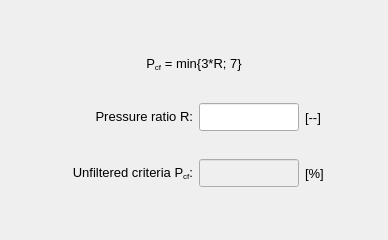
        <widget class="QWidget" name="tab_unfiltered_criteria">
         <attribute name="title">
          <string>At cylinder flanges</string>
         </attribute>
         <layout class="QGridLayout" name="gridLayout_12">
          <property name="leftMargin">
           <number>4</number>
          </property>
          <property name="topMargin">
           <number>4</number>
          </property>
          <property name="rightMargin">
           <number>4</number>
          </property>
          <property name="bottomMargin">
           <number>4</number>
          </property>
          <property name="verticalSpacing">
           <number>10</number>
          </property>
          <item row="1" column="0">
           <widget class="QFrame" name="frame_13">
            <property name="minimumSize">
             <size>
              <width>0</width>
              <height>40</height>
             </size>
            </property>
            <property name="maximumSize">
             <size>
              <width>16777215</width>
              <height>16777215</height>
             </size>
            </property>
            <property name="frameShape">
             <enum>QFrame::Shape::NoFrame</enum>
            </property>
            <property name="frameShadow">
             <enum>QFrame::Shadow::Raised</enum>
            </property>
            <layout class="QGridLayout" name="gridLayout_14">
             <property name="leftMargin">
              <number>2</number>
             </property>
             <property name="topMargin">
              <number>2</number>
             </property>
             <property name="rightMargin">
              <number>2</number>
             </property>
             <property name="bottomMargin">
              <number>2</number>
             </property>
             <property name="spacing">
              <number>2</number>
             </property>
             <item row="0" column="0">
              <widget class="QLabel" name="label_11">
               <property name="maximumSize">
                <size>
                 <width>16777215</width>
                 <height>16777215</height>
                </size>
               </property>
               <property name="font">
                <font>
                 <pointsize>10</pointsize>
                </font>
               </property>
               <property name="text">
                <string>&lt;html&gt;&lt;head/&gt;&lt;body&gt;&lt;p&gt;P&lt;span style=&quot; vertical-align:sub;&quot;&gt;cf&lt;/span&gt; = min{3*R; 7}&lt;/p&gt;&lt;/body&gt;&lt;/html&gt;</string>
               </property>
               <property name="alignment">
                <set>Qt::AlignmentFlag::AlignCenter</set>
               </property>
               <property name="wordWrap">
                <bool>true</bool>
               </property>
              </widget>
             </item>
            </layout>
           </widget>
          </item>
          <item row="2" column="0">
           <widget class="QFrame" name="frame_11">
            <property name="frameShape">
             <enum>QFrame::Shape::NoFrame</enum>
            </property>
            <property name="frameShadow">
             <enum>QFrame::Shadow::Raised</enum>
            </property>
            <layout class="QGridLayout" name="gridLayout_11">
             <item row="0" column="3">
              <widget class="QLabel" name="label_6">
               <property name="minimumSize">
                <size>
                 <width>30</width>
                 <height>0</height>
                </size>
               </property>
               <property name="maximumSize">
                <size>
                 <width>30</width>
                 <height>16777215</height>
                </size>
               </property>
               <property name="font">
                <font>
                 <pointsize>10</pointsize>
                </font>
               </property>
               <property name="text">
                <string>[--]</string>
               </property>
               <property name="alignment">
                <set>Qt::AlignmentFlag::AlignLeading|Qt::AlignmentFlag::AlignLeft|Qt::AlignmentFlag::AlignVCenter</set>
               </property>
              </widget>
             </item>
             <item row="0" column="2">
              <widget class="QLineEdit" name="lineEdit_pressure_ratio">
               <property name="enabled">
                <bool>true</bool>
               </property>
               <property name="minimumSize">
                <size>
                 <width>100</width>
                 <height>28</height>
                </size>
               </property>
               <property name="maximumSize">
                <size>
                 <width>100</width>
                 <height>28</height>
                </size>
               </property>
               <property name="font">
                <font>
                 <pointsize>10</pointsize>
                </font>
               </property>
               <property name="focusPolicy">
                <enum>Qt::FocusPolicy::ClickFocus</enum>
               </property>
               <property name="text">
                <string/>
               </property>
               <property name="alignment">
                <set>Qt::AlignmentFlag::AlignCenter</set>
               </property>
              </widget>
             </item>
             <item row="0" column="1">
              <widget class="QLabel" name="label_8">
               <property name="minimumSize">
                <size>
                 <width>140</width>
                 <height>0</height>
                </size>
               </property>
               <property name="maximumSize">
                <size>
                 <width>140</width>
                 <height>16777215</height>
                </size>
               </property>
               <property name="font">
                <font>
                 <pointsize>10</pointsize>
                </font>
               </property>
               <property name="text">
                <string>&lt;html&gt;&lt;head/&gt;&lt;body&gt;&lt;p&gt;Pressure ratio R:&lt;/p&gt;&lt;/body&gt;&lt;/html&gt;</string>
               </property>
               <property name="alignment">
                <set>Qt::AlignmentFlag::AlignRight|Qt::AlignmentFlag::AlignTrailing|Qt::AlignmentFlag::AlignVCenter</set>
               </property>
              </widget>
             </item>
             <item row="0" column="0">
              <spacer name="horizontalSpacer_13">
               <property name="orientation">
                <enum>Qt::Orientation::Horizontal</enum>
               </property>
               <property name="sizeHint" stdset="0">
                <size>
                 <width>40</width>
                 <height>20</height>
                </size>
               </property>
              </spacer>
             </item>
             <item row="0" column="4">
              <spacer name="horizontalSpacer_14">
               <property name="orientation">
                <enum>Qt::Orientation::Horizontal</enum>
               </property>
               <property name="sizeHint" stdset="0">
                <size>
                 <width>40</width>
                 <height>20</height>
                </size>
               </property>
              </spacer>
             </item>
            </layout>
           </widget>
          </item>
          <item row="3" column="0">
           <widget class="QFrame" name="frame_12">
            <property name="frameShape">
             <enum>QFrame::Shape::NoFrame</enum>
            </property>
            <property name="frameShadow">
             <enum>QFrame::Shadow::Raised</enum>
            </property>
            <layout class="QGridLayout" name="gridLayout_13">
             <item row="0" column="0">
              <spacer name="horizontalSpacer_15">
               <property name="orientation">
                <enum>Qt::Orientation::Horizontal</enum>
               </property>
               <property name="sizeHint" stdset="0">
                <size>
                 <width>40</width>
                 <height>20</height>
                </size>
               </property>
              </spacer>
             </item>
             <item row="0" column="1">
              <widget class="QLabel" name="label_9">
               <property name="minimumSize">
                <size>
                 <width>140</width>
                 <height>0</height>
                </size>
               </property>
               <property name="maximumSize">
                <size>
                 <width>140</width>
                 <height>16777215</height>
                </size>
               </property>
               <property name="font">
                <font>
                 <pointsize>10</pointsize>
                </font>
               </property>
               <property name="text">
                <string>&lt;html&gt;&lt;head/&gt;&lt;body&gt;&lt;p&gt;Unfiltered criteria P&lt;span style=&quot; vertical-align:sub;&quot;&gt;cf&lt;/span&gt;:&lt;/p&gt;&lt;/body&gt;&lt;/html&gt;</string>
               </property>
               <property name="alignment">
                <set>Qt::AlignmentFlag::AlignRight|Qt::AlignmentFlag::AlignTrailing|Qt::AlignmentFlag::AlignVCenter</set>
               </property>
              </widget>
             </item>
             <item row="0" column="2">
              <widget class="QLineEdit" name="lineEdit_unfiltered_criterion">
               <property name="enabled">
                <bool>false</bool>
               </property>
               <property name="minimumSize">
                <size>
                 <width>100</width>
                 <height>28</height>
                </size>
               </property>
               <property name="maximumSize">
                <size>
                 <width>100</width>
                 <height>28</height>
                </size>
               </property>
               <property name="font">
                <font>
                 <pointsize>10</pointsize>
                </font>
               </property>
               <property name="focusPolicy">
                <enum>Qt::FocusPolicy::ClickFocus</enum>
               </property>
               <property name="text">
                <string/>
               </property>
               <property name="alignment">
                <set>Qt::AlignmentFlag::AlignCenter</set>
               </property>
              </widget>
             </item>
             <item row="0" column="4">
              <spacer name="horizontalSpacer_16">
               <property name="orientation">
                <enum>Qt::Orientation::Horizontal</enum>
               </property>
               <property name="sizeHint" stdset="0">
                <size>
                 <width>40</width>
                 <height>20</height>
                </size>
               </property>
              </spacer>
             </item>
             <item row="0" column="3">
              <widget class="QLabel" name="label_7">
               <property name="minimumSize">
                <size>
                 <width>30</width>
                 <height>0</height>
                </size>
               </property>
               <property name="maximumSize">
                <size>
                 <width>30</width>
                 <height>16777215</height>
                </size>
               </property>
               <property name="font">
                <font>
                 <pointsize>10</pointsize>
                </font>
               </property>
               <property name="text">
                <string>[%]</string>
               </property>
               <property name="alignment">
                <set>Qt::AlignmentFlag::AlignLeading|Qt::AlignmentFlag::AlignLeft|Qt::AlignmentFlag::AlignVCenter</set>
               </property>
              </widget>
             </item>
            </layout>
           </widget>
          </item>
          <item row="4" column="0">
           <spacer name="verticalSpacer">
            <property name="orientation">
             <enum>Qt::Orientation::Vertical</enum>
            </property>
            <property name="sizeHint" stdset="0">
             <size>
              <width>20</width>
              <height>40</height>
             </size>
            </property>
           </spacer>
          </item>
          <item row="0" column="0">
           <spacer name="verticalSpacer_2">
            <property name="orientation">
             <enum>Qt::Orientation::Vertical</enum>
            </property>
            <property name="sizeHint" stdset="0">
             <size>
              <width>20</width>
              <height>40</height>
             </size>
            </property>
           </spacer>
          </item>
         </layout>
        </widget>
